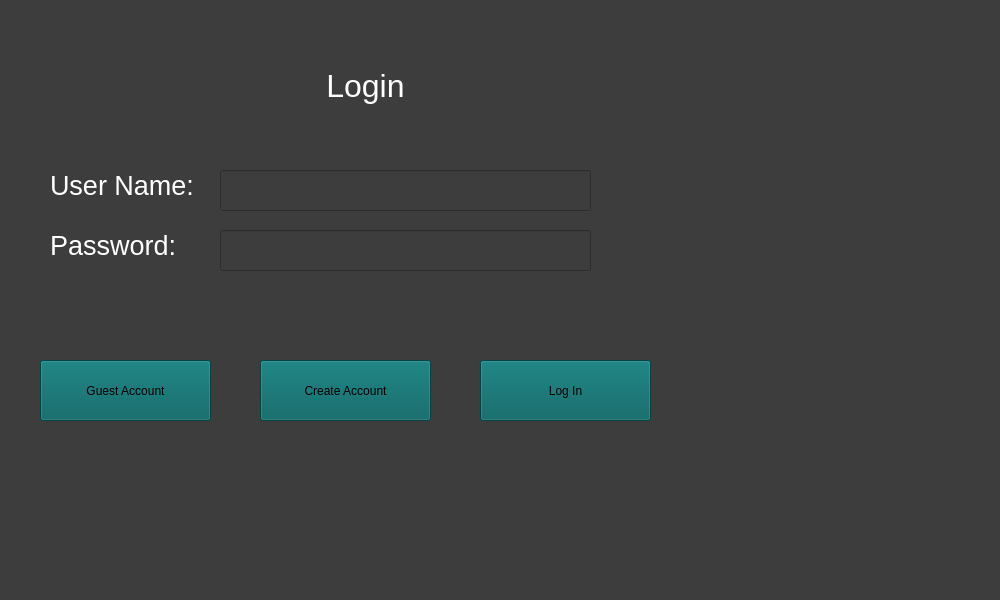
<?xml version="1.0" encoding="UTF-8"?>
<ui version="4.0">
 <class>MainWindow</class>
 <widget class="QMainWindow" name="MainWindow">
  <property name="geometry">
   <rect>
    <x>0</x>
    <y>0</y>
    <width>1000</width>
    <height>600</height>
   </rect>
  </property>
  <property name="windowTitle">
   <string>MainWindow</string>
  </property>
  <property name="styleSheet">
   <string notr="true">background-color: rgb(61, 61, 61);</string>
  </property>
  <widget class="QWidget" name="centralwidget">
   <widget class="QLabel" name="login">
    <property name="geometry">
     <rect>
      <x>270</x>
      <y>60</y>
      <width>191</width>
      <height>51</height>
     </rect>
    </property>
    <property name="styleSheet">
     <string notr="true">color: rgb(255, 255, 255);font-size:24pt;</string>
    </property>
    <property name="text">
     <string>Login</string>
    </property>
    <property name="alignment">
     <set>Qt::AlignCenter</set>
    </property>
   </widget>
   <widget class="QLabel" name="username">
    <property name="geometry">
     <rect>
      <x>50</x>
      <y>170</y>
      <width>161</width>
      <height>31</height>
     </rect>
    </property>
    <property name="styleSheet">
     <string notr="true">color: rgb(255, 255, 255);font-size:20pt;</string>
    </property>
    <property name="text">
     <string>User Name:</string>
    </property>
   </widget>
   <widget class="QLabel" name="password">
    <property name="geometry">
     <rect>
      <x>50</x>
      <y>230</y>
      <width>161</width>
      <height>31</height>
     </rect>
    </property>
    <property name="styleSheet">
     <string notr="true">color: rgb(255, 255, 255);font-size:20pt;</string>
    </property>
    <property name="text">
     <string>Password:</string>
    </property>
   </widget>
   <widget class="QLineEdit" name="userNameInput">
    <property name="geometry">
     <rect>
      <x>220</x>
      <y>170</y>
      <width>371</width>
      <height>41</height>
     </rect>
    </property>
   </widget>
   <widget class="QLineEdit" name="passwordInput">
    <property name="geometry">
     <rect>
      <x>220</x>
      <y>230</y>
      <width>371</width>
      <height>41</height>
     </rect>
    </property>
   </widget>
   <widget class="QPushButton" name="loginbutton">
    <property name="geometry">
     <rect>
      <x>480</x>
      <y>360</y>
      <width>171</width>
      <height>61</height>
     </rect>
    </property>
    <property name="styleSheet">
     <string notr="true">background-color: rgb(0, 95, 95);</string>
    </property>
    <property name="text">
     <string>Log In</string>
    </property>
   </widget>
   <widget class="QPushButton" name="guest">
    <property name="geometry">
     <rect>
      <x>40</x>
      <y>360</y>
      <width>171</width>
      <height>61</height>
     </rect>
    </property>
    <property name="styleSheet">
     <string notr="true">background-color: rgb(0, 95, 95);</string>
    </property>
    <property name="text">
     <string>Guest Account</string>
    </property>
   </widget>
   <widget class="QPushButton" name="create">
    <property name="geometry">
     <rect>
      <x>260</x>
      <y>360</y>
      <width>171</width>
      <height>61</height>
     </rect>
    </property>
    <property name="styleSheet">
     <string notr="true">background-color: rgb(0, 95, 95);</string>
    </property>
    <property name="text">
     <string>Create Account</string>
    </property>
   </widget>
  </widget>
  <widget class="QMenuBar" name="menubar">
   <property name="geometry">
    <rect>
     <x>0</x>
     <y>0</y>
     <width>1000</width>
     <height>21</height>
    </rect>
   </property>
  </widget>
  <widget class="QStatusBar" name="statusbar"/>
 </widget>
 <resources/>
 <connections/>
</ui>
